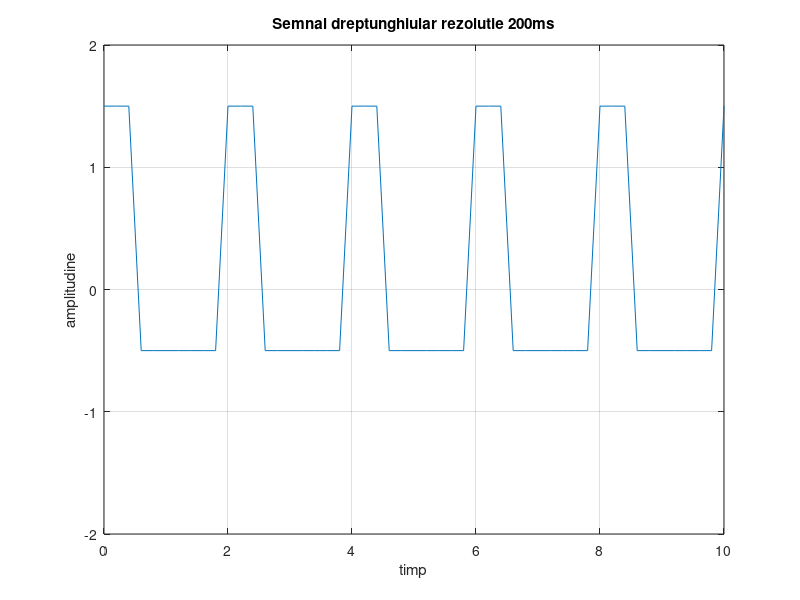

This chart was generated by the following MATLAB code:
f=0.5;                                        %acelasi lucru l-am facut precum in exercitiu_1, doar ca am schimbat rezolutia la 0.2  
t=0:0.2:10;
y=square(2*pi*f*t,25);            
plot(t,y+0.5);                  
axis([0 10 -2 2]),grid;              
title('Semnal dreptunghiular rezolutie 200ms') 
xlabel('timp')
ylabel('amplitudine')
